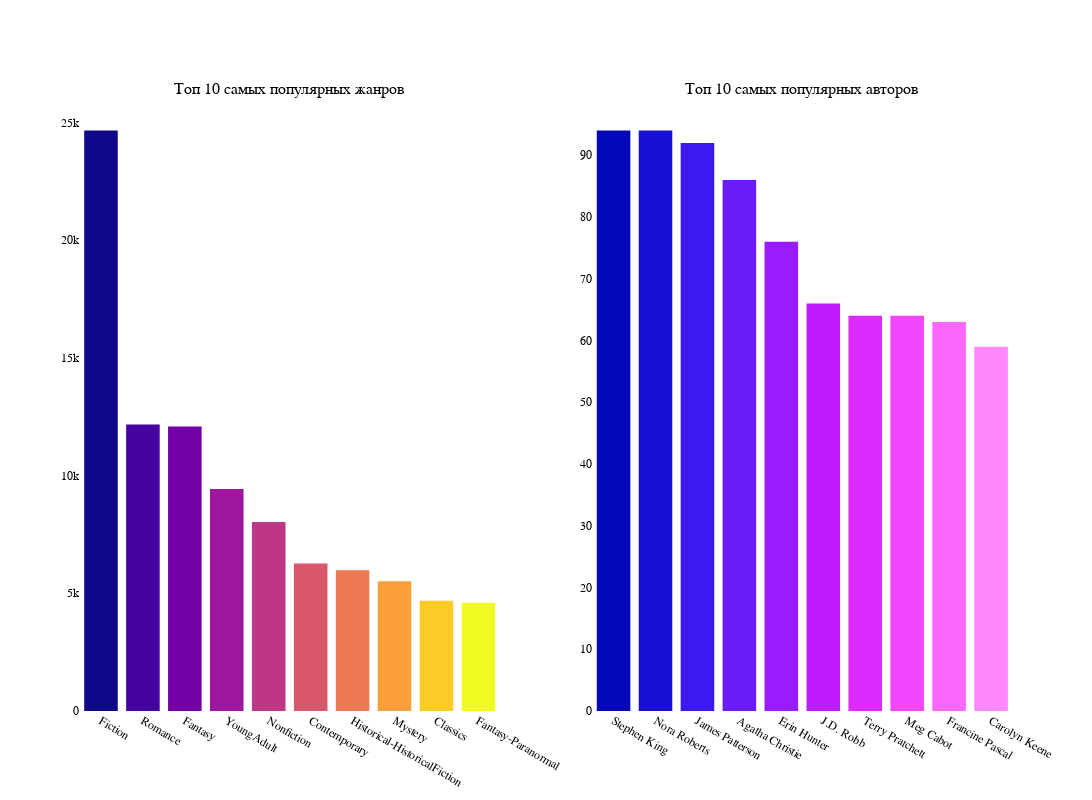

This figure's notebook cell:
### Code cell
fig_2 = make_subplots(rows=1, cols=2,
                      specs=[[{'type': 'xy'}, {"type": "xy"}]],
                      subplot_titles=("Топ 10 самых популярных жанров", 
                                      "Топ 10 самых популярных авторов"))
# Setting Bar parameters
fig_2.add_trace(go.Bar(x=gen['index'], 
                       y=gen['genre'],
                       name ='Books',
                       marker_color=px.colors.sequential.Plasma),
                       row=1, col=1)
# Setting Bar parameters
fig_2.add_trace(go.Bar(x=auth['index'], 
                       y=auth['author'],
                       name ='Books',
                       marker_color=px.colors.sequential.Plotly3),
                       row=1, col=2)
# Setting the parameters of the chart when displaying
fig_2.update_traces(marker_line_width=0)

# Setting the parameters of the chart when displaying
fig_2.update_layout(showlegend=False, 
                    plot_bgcolor='rgba(0,0,0,0)',
                    font=dict(family='Arial', 
                              size=12, 
                              color='black'),
                    autosize=False,
                    width=1300,
                    height=800,)

# Displaying the graph
fig_2.show()

### Figure 1 — Plotly figure (JSON) as saved in the notebook; plotly's stock layout.template omitted (floating-point values rounded to 4 significant figures)
{"data": [{"marker": {"color": ["#0d0887", "#46039f", "#7201a8", "#9c179e", "#bd3786", "#d8576b", "#ed7953", "#fb9f3a", "#fdca26", "#f0f921"], "line": {"width": 0}}, "name": "Books", "type": "bar", "x": ["Fiction", "Romance", "Fantasy", "YoungAdult", "Nonfiction", "Contemporary", "Historical-HistoricalFiction", "Mystery", "Classics", "Fantasy-Paranormal"], "xaxis": "x", "y": [24651, 12164, 12081, 9423, 8024, 6263, 5975, 5512, 4681, 4593], "yaxis": "y"}, {"marker": {"color": ["#0508b8", "#1910d8", "#3c19f0", "#6b1cfb", "#981cfd", "#bf1cfd", "#dd2bfd", "#f246fe", "#fc67fd", "#fe88fc", "#fea5fd", "#febefe", "#fec3fe"], "line": {"width": 0}}, "name": "Books", "type": "bar", "x": ["Stephen King", "Nora Roberts", "James Patterson", "Agatha Christie", "Erin Hunter", "J.D. Robb", "Terry Pratchett", "Meg Cabot", "Francine Pascal", "Carolyn Keene"], "xaxis": "x2", "y": [94, 94, 92, 86, 76, 66, 64, 64, 63, 59], "yaxis": "y2"}], "layout": {"annotations": [{"font": {"size": 16}, "showarrow": false, "text": "Топ 10 самых популярных жанров", "x": 0.225, "xanchor": "center", "xref": "paper", "y": 1, "yanchor": "bottom", "yref": "paper"}, {"font": {"size": 16}, "showarrow": false, "text": "Топ 10 самых популярных авторов", "x": 0.775, "xanchor": "center", "xref": "paper", "y": 1, "yanchor": "bottom", "yref": "paper"}], "autosize": false, "font": {"color": "black", "family": "Arial", "size": 12}, "height": 800, "plot_bgcolor": "rgba(0, 0, 0, 0)", "showlegend": false, "width": 1300, "xaxis": {"anchor": "y", "autorange": true, "domain": [0, 0.45], "range": [-0.5, 9.5], "type": "category"}, "xaxis2": {"anchor": "y2", "autorange": true, "domain": [0.55, 1], "range": [-0.5, 9.5], "type": "category"}, "yaxis": {"anchor": "x", "autorange": true, "domain": [0, 1], "range": [0, 25950.0], "type": "linear"}, "yaxis2": {"anchor": "x2", "autorange": true, "domain": [0, 1], "range": [0, 98.95], "type": "linear"}}}
